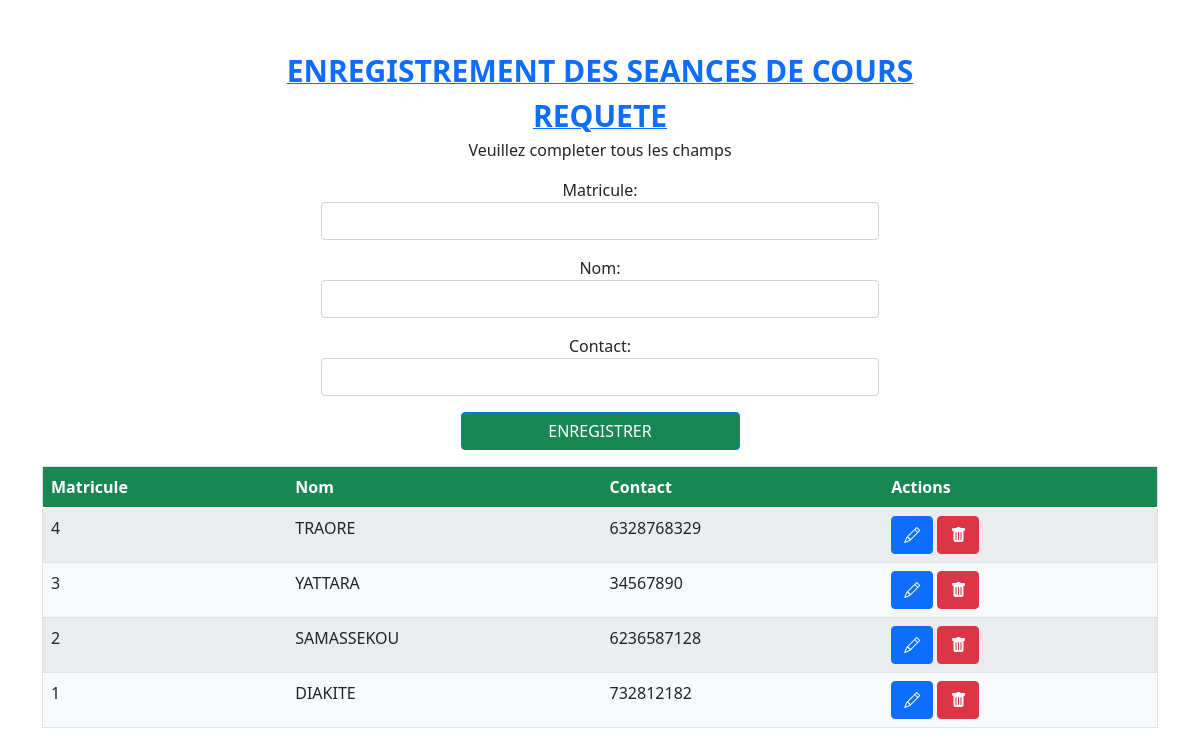
The page / on the database its author committed.
### tables this page shows
CREATE TABLE `tb_enseignant` (
  `matricule` int NOT NULL,
  `nom` varchar(100) NOT NULL,
  `contact` varchar(100) NOT NULL
);

### action.php (called while the page is built, shortened)
<?php
try {
    $bdd = new PDO("mysql:host=localhost;dbname=emploidutemps",'root','');
    $bdd->setAttribute(PDO::ATTR_ERRMODE,PDO::ERRMODE_EXCEPTION);
} catch (Exception $e) {
    die('error').$e->getMessage();
}
$matricule ="";
$nom ="";
$contact ="";
$modifier = "";
        ?>
        <?php
if (isset($_POST['modifier'])) {
    if (!empty($_POST['matricule']) and !empty($_POST['nom']) and !empty($_POST['contact'])) {
        $matricule = htmlspecialchars($_POST['matricule']);
        $nom = htmlspecialchars($_POST['nom']);
        $contact = htmlspecialchars($_POST['contact']);
        $modifier = $bdd->prepare("UPDATE tb_enseignant SET nom=?, contact=? WHERE matricule =?");
        $modifier->execute(array($nom,$contact,$matricule));
        echo"Eseeignant modifier avec suuuces";
    header("refresh:0.3 , url= index.php");
        }
    } else {
        $errorMsg = 'Veuillez completer tous les champs';
    }

### index.php (the view, shortened to what this page needs)
<?php
require './action.php';
try {
    $bdd = new PDO("mysql:host=localhost;dbname=emploidutemps", 'root', '');
    $bdd->setAttribute(PDO::ATTR_ERRMODE, PDO::ERRMODE_EXCEPTION);
} catch (Exception $e) {
    die('error') . $e->getMessage();
}
?>
<!DOCTYPE html>
<html lang="en">
<head>
    <link rel="stylesheet" href="bootstrap/css/bootstrap.css">
    <link rel="stylesheet" href="https://cdn.jsdelivr.net/npm/bootstrap-icons@1.8.3/font/bootstrap-icons.css">
</head>
<body>
    <br><br>
    <div class="container"  align="center">
        <div >
            <a href="enreg.php" > <strong style="font-size:30px;" > <b>ENREGISTREMENT DES SEANCES DE COURS</b> </strong>  </a>
        </div>
        <div>
            <a href="requete.php"> <strong style="font-size:30px;" > <b>REQUETE</b> </strong>  </a>
        </div>
        <div>
            <form method="POST" class=" well col-md-6" autocomplete="off">
                <?php
                if (isset($errorMsg)) {
                    echo '<p>' . $errorMsg . '</p>';
                }
                ?>
                <div class="mb-3" class="well col-md-6">
                <label for="matricule" class="contro-label">Matricule:</label>
                <input type="text" id="matricule" name="matricule" class="form-control" value ="<?= $matricule;?>" required="required">
                </div>
                <div class="mb-3">
                    <label for="nom" class="control-label">Nom:</label>
                    <input type="text" class="form-control" id="nom" name="nom" value ="<?= $nom;?>"   required="required">
                </div>
                <div class="mb-3">
                    <label for="contact" class="control-label">Contact:</label>
                    <input type="text" class="form-control" id="contact"  name="contact" value ="<?= $contact;?>"  required="required">
                </div>
                <div class="d-grid gap-2 col-6 mx-auto mb-3">
                   <?php
                   if($modifier==true){?>
                    <button onclick=" return confirm('Voulez vous modifier un enseignant')" class="btn btn-primary  bg-success text-white" type="submit" name="modifier">MODIFIER</button>
                  <?php }else{?>
                    <button class="btn btn-primary  bg-success text-white" type="submit" name="enregistrer">ENREGISTRER</button>
                    <?php }
                    ?>
                </div>
            </form>
        </div>
<div >
<table class="table p-2 bg-light border table table-striped table-hover">
    <thead class=" bg-success text-white">
        <tr>
            <th>Matricule</th>
            <th>Nom</th>
            <th>Contact</th>
            <th>Actions</th>
        </tr>
    </thead>
    <tbody >
        <?php
        $rows = $bdd->query('SELECT * FROM tb_enseignant  ORDER BY matricule DESC LIMIT 0,10');
        foreach ($rows as $row) :
        ?>
            <tr>
                <td ><?= $row['matricule']; ?></td>
                <td><?= $row['nom']; ?></td>
                <td><?= $row['contact']; ?> </td>
                <td >
                    <button class="btn btn-primary "><a  href="index.php?modifier=<?= $row['matricule'] ?>"class="text-light" ><i class="bi bi-pencil"></i></a></button>
                    <button class="btn btn-danger"><a onclick=" return confirm('Voulez vous supprimer un enseignant')"  href="action.php?supprimer=<?= $row['matricule'] ?>"class="text-light"><i class="bi bi-trash-fill"></i></a></button>
                </td>
            </tr>
        <?php
        endforeach;
        ?>
    </tbody>
</table>
</div>
    </div>
</body>
</html>

### rows shown on the page
tb_enseignant: matricule "4", nom "TRAORE", contact "6328768329"
tb_enseignant: matricule "3", nom "YATTARA", contact "34567890"
tb_enseignant: matricule "2", nom "SAMASSEKOU", contact "6236587128"
tb_enseignant: matricule "1", nom "DIAKITE", contact "732812182"

### other values the page prints
$errorMsg "Veuillez completer tous les champs"
